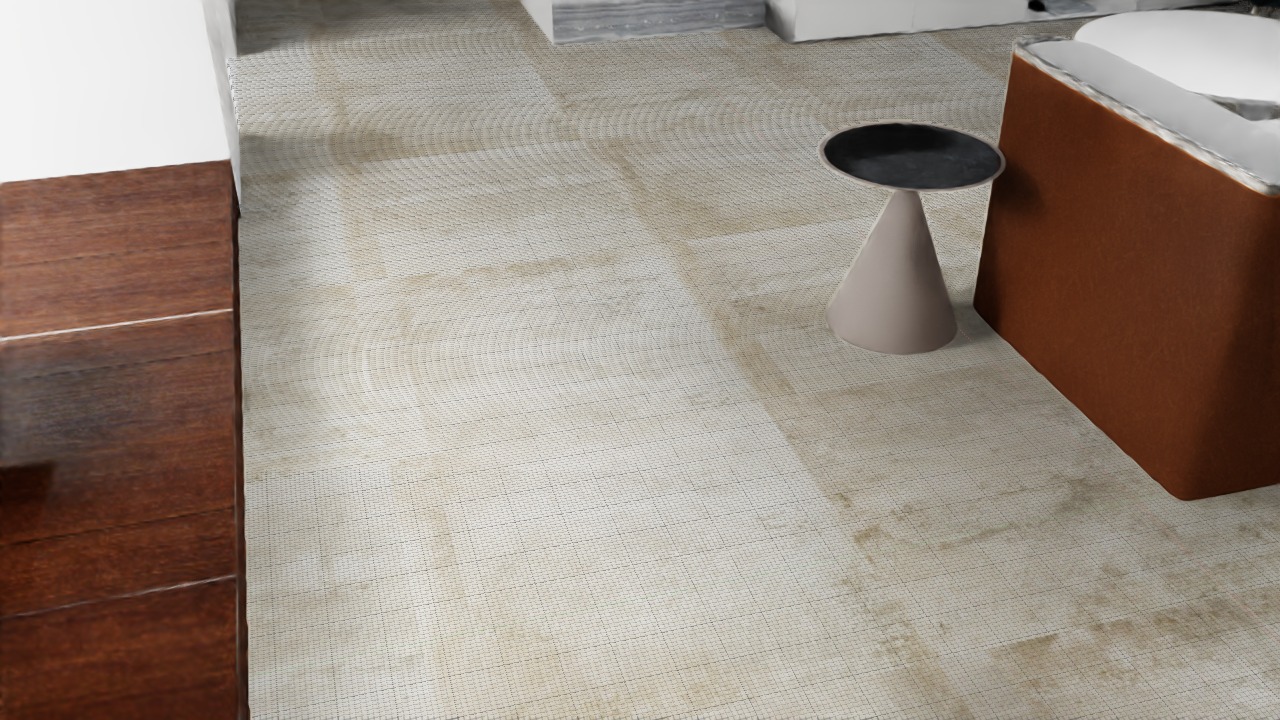
#> input picture paper/shared/figures/out_tmp/mdl_images/orbit_mdl_01.png, 1280 x 720 px
$ python gen_grscene_qualitative.py
#> lines starting #> are read from the running program, lines starting #| are printed output that depends on the picture
#> in main, `canvas = Image.new("RGB", (width, height), (248, 248, 248))`: canvas: PIL image 912x622 RGB; every value is 248
#!/usr/bin/env python3
"""Generate a compact qualitative comparison figure for the GRScenes case study."""

from __future__ import annotations

from pathlib import Path

from PIL import Image, ImageDraw


ROOT = Path(__file__).resolve().parent / "out_tmp"
PAIRS = [
    ("orbit_mdl_01.png", "orbit_01.png", "View 1"),
    ("orbit_mdl_03.png", "orbit_03.png", "View 2"),
]
OUT_STEM = Path(__file__).resolve().parent / "fig_grscene_qualitative"
OUT_PNG = OUT_STEM.with_suffix(".png")
OUT_PDF = OUT_STEM.with_suffix(".pdf")

CELL_W = 420
CELL_H = 236
MARGIN = 24
GAP_X = 24
GAP_Y = 22
TITLE_H = 24
LABEL_H = 28


def _fit_image(path: Path) -> Image.Image:
    img = Image.open(path).convert("RGB")
    img.thumbnail((CELL_W, CELL_H))
#> img: PIL image 420x236 RGB
    canvas = Image.new("RGB", (CELL_W, CELL_H), "white")
#> canvas: PIL image 420x236 RGB; every value is 255
    x = (CELL_W - img.width) // 2
#> x = 0
    y = (CELL_H - img.height) // 2
#> y = 0
    canvas.paste(img, (x, y))
    return canvas


def main() -> None:
    rows = len(PAIRS)
    width = MARGIN * 2 + CELL_W * 2 + GAP_X
    height = MARGIN * 2 + TITLE_H + rows * (CELL_H + LABEL_H) + (rows - 1) * GAP_Y

    canvas = Image.new("RGB", (width, height), (248, 248, 248))
    draw = ImageDraw.Draw(canvas)

    draw.text((MARGIN + 150, MARGIN), "MDL", fill="black")
    draw.text((MARGIN + CELL_W + GAP_X + 140, MARGIN), "noMDL", fill="black")

    y0 = MARGIN + TITLE_H
    for idx, (mdl_name, nomdl_name, view_label) in enumerate(PAIRS):
        y = y0 + idx * (CELL_H + LABEL_H + GAP_Y)
        mdl_img = _fit_image(ROOT / "mdl_images" / mdl_name)
        nomdl_img = _fit_image(ROOT / "nomdl_images" / nomdl_name)
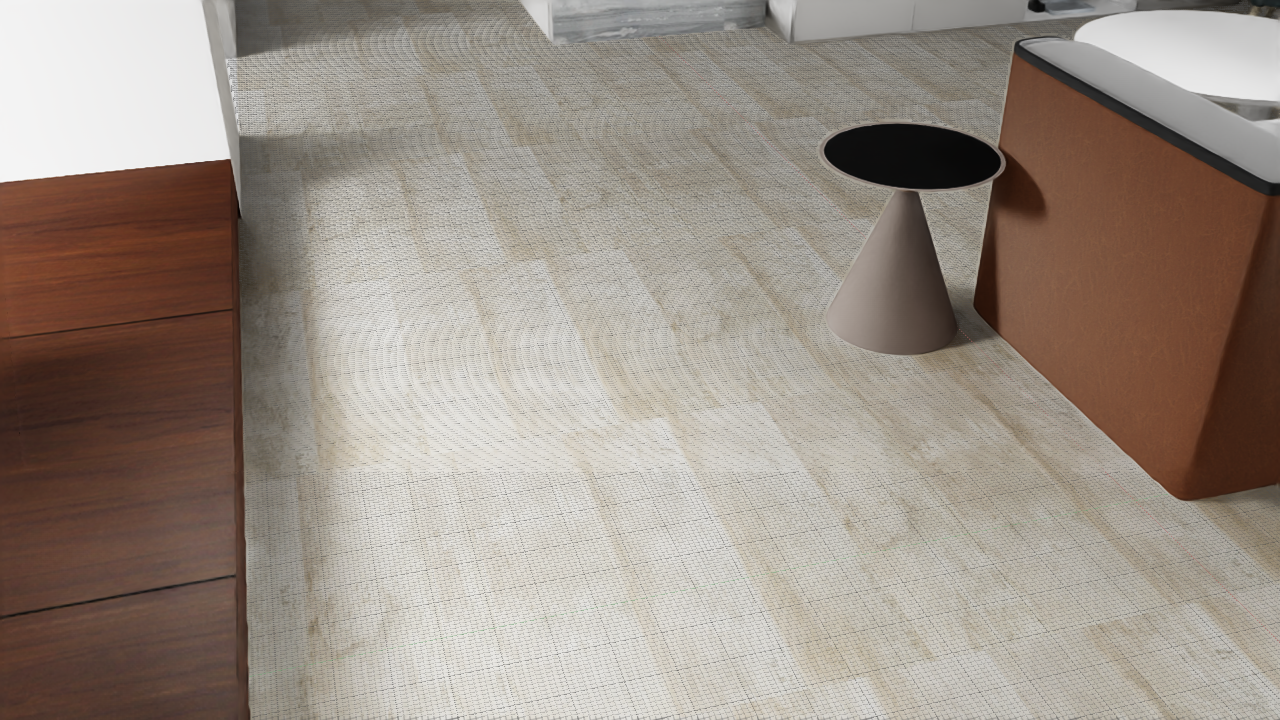
#> input picture paper/shared/figures/out_tmp/nomdl_images/orbit_01.png, 1280 x 720 px
        canvas.paste(mdl_img, (MARGIN, y))
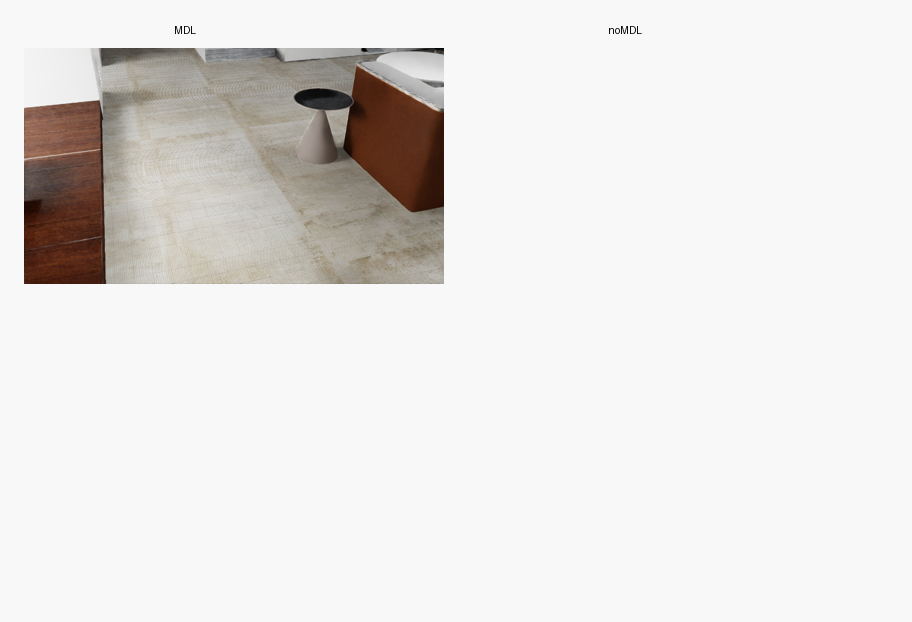
#> canvas: PIL image 912x622 RGB; mean R, G, B 231.5, 229.3, 227.5
        canvas.paste(nomdl_img, (MARGIN + CELL_W + GAP_X, y))
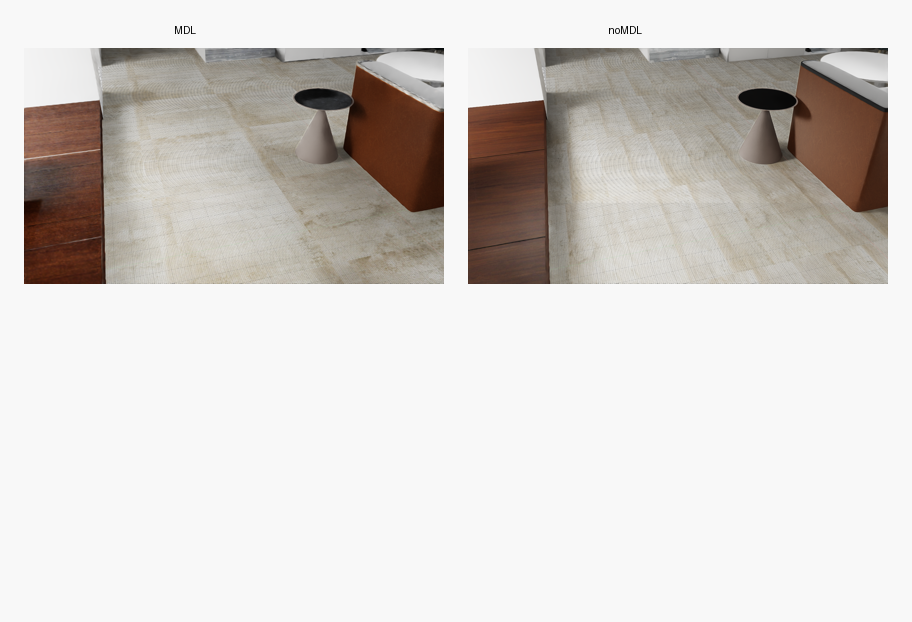
#> canvas: PIL image 912x622 RGB; mean R, G, B 215.1, 210.9, 207.4

        draw.rectangle((MARGIN, y, MARGIN + CELL_W, y + CELL_H), outline=(180, 180, 180), width=1)
        draw.rectangle(
            (MARGIN + CELL_W + GAP_X, y, MARGIN + CELL_W + GAP_X + CELL_W, y + CELL_H),
            outline=(180, 180, 180),
            width=1,
        )
        draw.text((MARGIN + 6, y + CELL_H + 5), view_label, fill=(40, 40, 40))
#> pass 2 of the loop in main, `for idx, (mdl_name, nomdl_name, view_label) in enumerate(PAIRS):`:
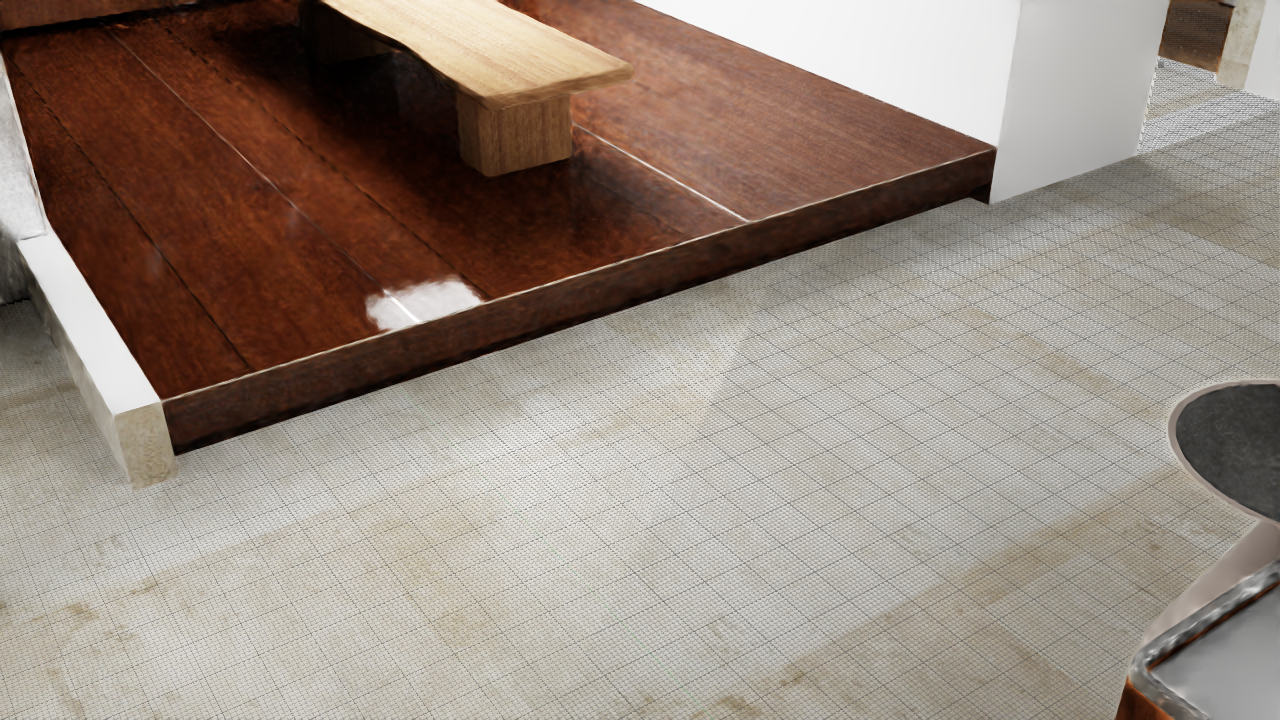
#> input picture paper/shared/figures/out_tmp/mdl_images/orbit_mdl_03.png, 1280 x 720 px
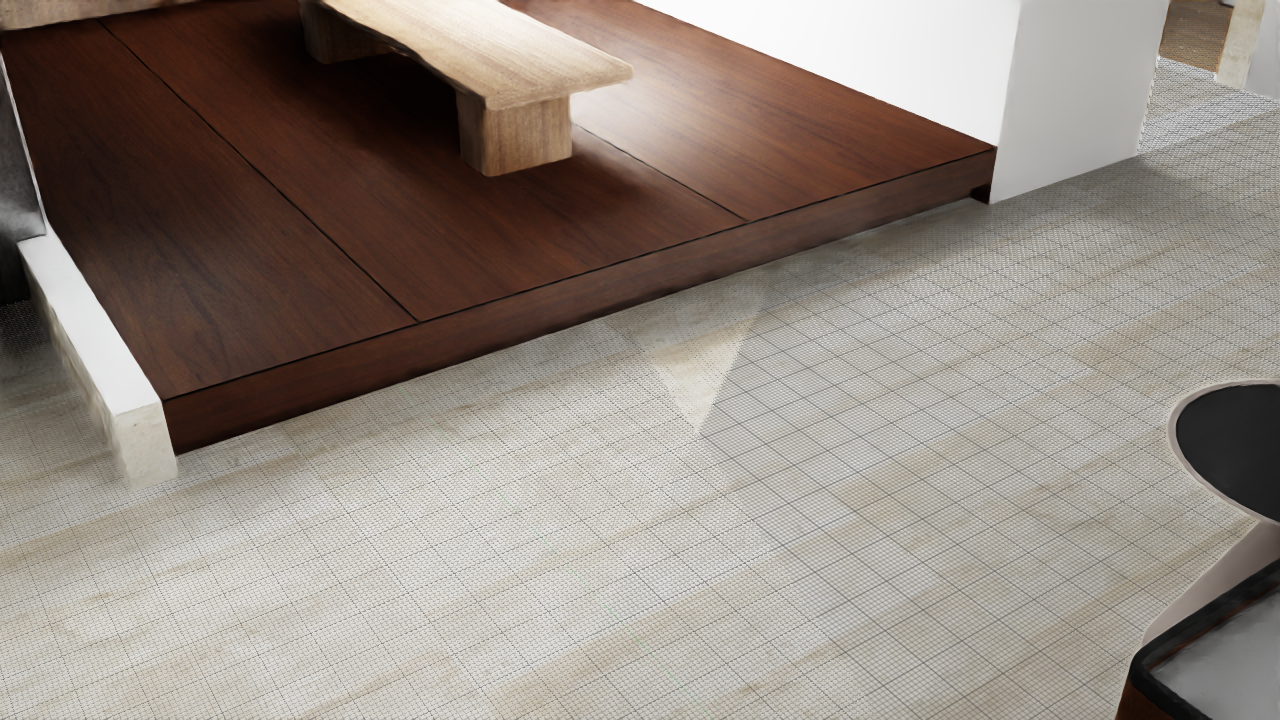
#> input picture paper/shared/figures/out_tmp/nomdl_images/orbit_03.png, 1280 x 720 px
#> in main, `canvas.paste(nomdl_img, (MARGIN + CELL_W + GAP_X, y))`:
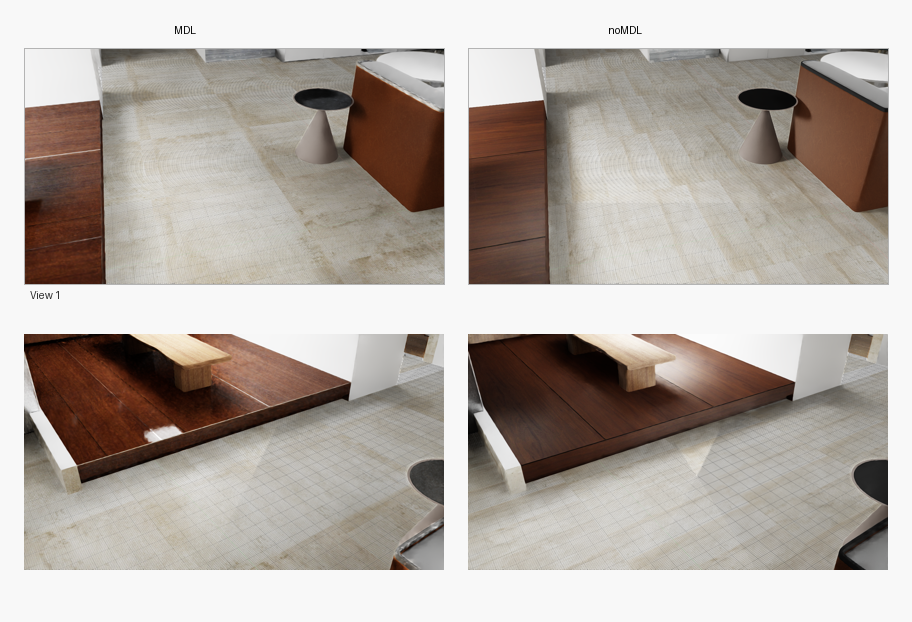
#> canvas: PIL image 912x622 RGB; mean R, G, B 179.9, 171.7, 165

    canvas.save(OUT_PNG)
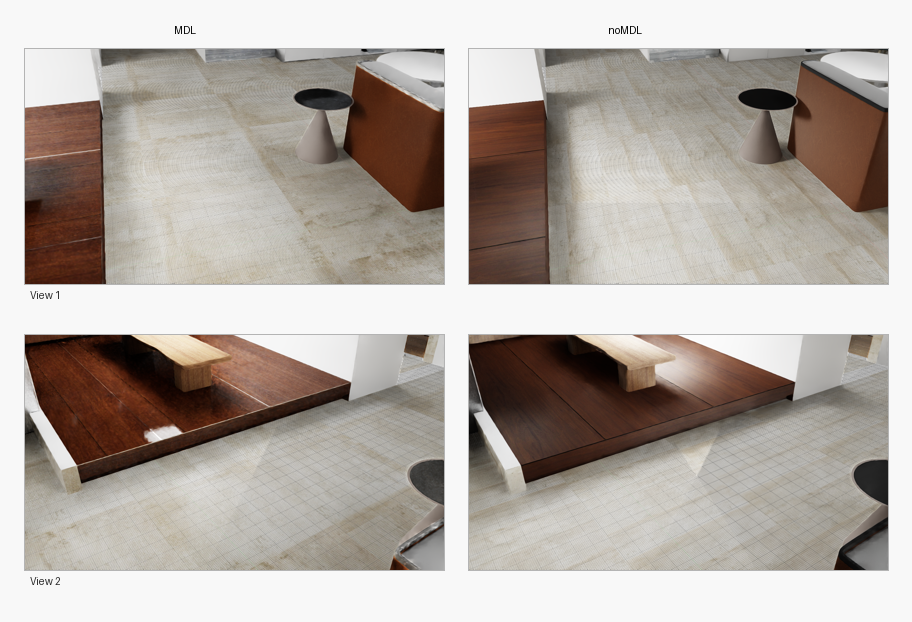
#> saved as fig_grscene_qualitative.png: PIL image 912x622 RGB; mean R, G, B 179.8, 171.6, 164.9
    canvas.save(OUT_PDF, "PDF", resolution=300.0)
    print(OUT_PNG)
    print(OUT_PDF)


if __name__ == "__main__":
    main()
